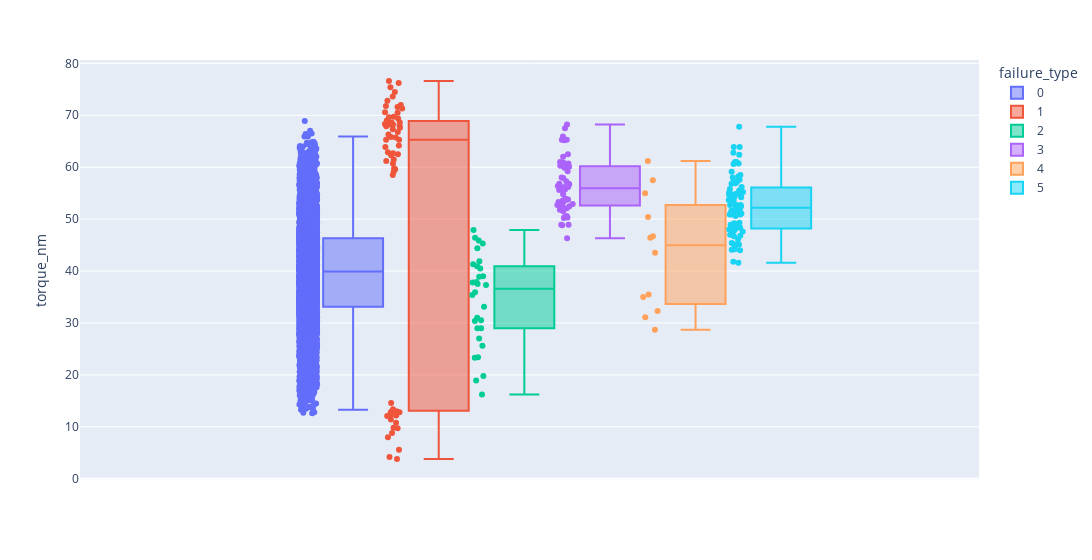

The notebook cell this image was saved under:
### Code cell
histogram('torque_nm')

### Figure 1 — Plotly figure (JSON) as saved in the notebook; plotly's stock layout.template omitted (floating-point values rounded to 4 significant figures; data arrays with more than 128 entries replaced by an {"elided": "..."} marker saying what was removed)
{"data": [{"alignmentgroup": "True", "boxpoints": "all", "hovertemplate": "failure_type=0<br>torque_nm=%{y}<extra></extra>", "legendgroup": "0", "marker": {"color": "#636efa"}, "name": "0", "notched": false, "offsetgroup": "0", "orientation": "v", "showlegend": true, "type": "box", "x0": " ", "xaxis": "x", "y": {"elided": "6435 float values"}, "y0": " ", "yaxis": "y"}, {"alignmentgroup": "True", "boxpoints": "all", "hovertemplate": "failure_type=1<br>torque_nm=%{y}<extra></extra>", "legendgroup": "1", "marker": {"color": "#EF553B"}, "name": "1", "notched": false, "offsetgroup": "1", "orientation": "v", "showlegend": true, "type": "box", "x0": " ", "xaxis": "x", "y": [65.7, 60.7, 63.9, 12.8, 4.2, 71.6, 5.6, 76.2, 14.6, 68.3, 62.3, 69, 74.5, 8.8, 58.5, 3.8, 67.3, 66.3, 69.4, 13, 62.9, 68.2, 72.8, 12.8, 8, 67.6, 59.8, 68.6, 68, 62.7, 66.8, 10.8, 11.4, 70.6, 13, 9.8, 70.5, 68.5, 71.3, 61.5, 65.3, 65.3, 67.9, 61.2, 73.6, 65.8, 12.2, 13.4, 12.2, 69.6, 71.8, 76.6, 59.1, 9.7, 68.6, 69.7, 12.1, 72, 59.6, 75.4, 64.2, 62.5, 68.2], "y0": " ", "yaxis": "y"}, {"alignmentgroup": "True", "boxpoints": "all", "hovertemplate": "failure_type=2<br>torque_nm=%{y}<extra></extra>", "legendgroup": "2", "marker": {"color": "#00cc96"}, "name": "2", "notched": false, "offsetgroup": "2", "orientation": "v", "showlegend": true, "type": "box", "x0": " ", "xaxis": "x", "y": [41.3, 31, 23.4, 37.5, 41.9, 19.8, 39, 46.4, 37.3, 29, 30.4, 45.3, 40.9, 35.9, 30.5, 37.9, 37.8, 45.9, 29, 38.9, 18.9, 47.9, 33.1, 27, 40.5, 44.4, 35.4, 25.6, 23.3, 16.2], "y0": " ", "yaxis": "y"}, {"alignmentgroup": "True", "boxpoints": "all", "hovertemplate": "failure_type=3<br>torque_nm=%{y}<extra></extra>", "legendgroup": "3", "marker": {"color": "#ab63fa"}, "name": "3", "notched": false, "offsetgroup": "3", "orientation": "v", "showlegend": true, "type": "box", "x0": " ", "xaxis": "x", "y": [60.7, 52.3, 56.2, 56.7, 62, 55.6, 56.4, 52.5, 53.3, 61, 52.9, 53.6, 50.4, 53.6, 48.9, 60.7, 51.5, 56.8, 53.1, 65.3, 68.2, 50.3, 55.7, 56.8, 62.5, 59.9, 53.8, 46.3, 52.1, 56.2, 58, 57.3, 65.3, 51.8, 52.9, 60.3, 60.1, 67.5, 57.9, 59.2, 50.2, 65.2, 65.9, 50.6, 52.7, 53.9, 55.7, 56.3, 48.8, 54.8, 48.9, 60.9], "y0": " ", "yaxis": "y"}, {"alignmentgroup": "True", "boxpoints": "all", "hovertemplate": "failure_type=4<br>torque_nm=%{y}<extra></extra>", "legendgroup": "4", "marker": {"color": "#FFA15A"}, "name": "4", "notched": false, "offsetgroup": "4", "orientation": "v", "showlegend": true, "type": "box", "x0": " ", "xaxis": "x", "y": [46.4, 31.1, 35.5, 50.4, 32.3, 61.2, 35, 55, 28.7, 57.5, 43.5, 46.7], "y0": " ", "yaxis": "y"}, {"alignmentgroup": "True", "boxpoints": "all", "hovertemplate": "failure_type=5<br>torque_nm=%{y}<extra></extra>", "legendgroup": "5", "marker": {"color": "#19d3f3"}, "name": "5", "notched": false, "offsetgroup": "5", "orientation": "v", "showlegend": true, "type": "box", "x0": " ", "xaxis": "x", "y": [62.4, 46.8, 44, 59.1, 48.4, 58, 54.9, 45.1, 47.8, 62.8, 48, 60.6, 51.5, 49.2, 46.1, 54.8, 52.8, 49.3, 56.9, 55.5, 48.6, 60.7, 52, 45.4, 48.5, 61, 49, 63.9, 55.8, 48.2, 57.3, 57.6, 45.1, 51.6, 50.9, 58.5, 54.6, 48.9, 52.7, 50.6, 54.3, 67.8, 41.8, 55.2, 57.2, 52.5, 45.1, 55.1, 47.5, 55, 52.2, 48.2, 47.6, 44.2, 56.2, 53.6, 51, 53.7, 54.2, 51.1, 56.8, 44.1, 50.9, 47, 61, 45.1, 58.2, 53.8, 46.7, 51.3, 52.7, 54.6, 41.6, 63.9, 50.9], "y0": " ", "yaxis": "y"}], "layout": {"boxmode": "group", "legend": {"title": {"text": "failure_type"}, "tracegroupgap": 0}, "margin": {"t": 60}, "width": 1200, "xaxis": {"anchor": "y", "domain": [0, 1]}, "yaxis": {"anchor": "x", "domain": [0, 1], "title": {"text": "torque_nm"}}}}
